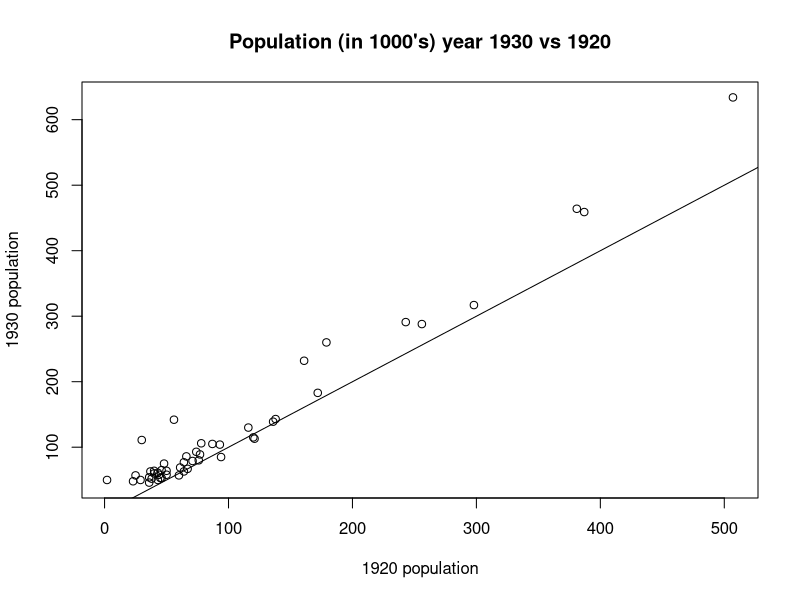
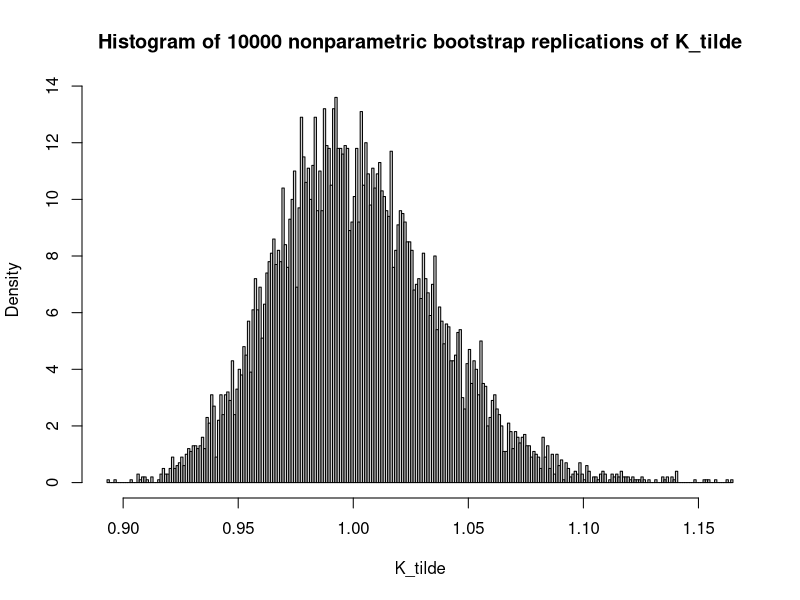
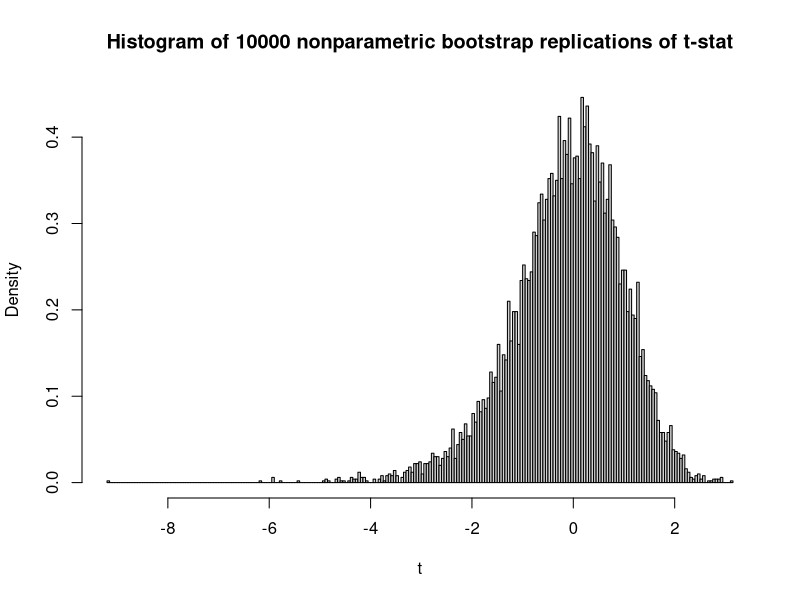

Source code (R) for these figures, in order:
## ---- chunk 1
knitr::opts_chunk$set(echo = TRUE)
## ---- chunk 2
library(boot)
## ---- chunk 3
str(bigcity)
## ---- chunk 4
plot(bigcity$u, bigcity$x, xlab="1920 population", ylab="1930 population", main="Population (in 1000's) year 1930 vs 1920") 
abline(0,1)
## ---- chunk 5
(theta_hat <- mean(bigcity$x)/mean(bigcity$u))
## ---- chunk 6
stat <- function(data, indices){
  
  d <- data[indices, ]
  k <- (mean(d$x)/mean(d$u)) - 0.239 
  
  return(k)
}

set.seed(1235) # seed for the RNG to ensure that you get exactly the same results as here
boot_p <- boot(data = bigcity, statistic = stat, R = 10000) 
## ---- chunk 7
hist(boot_p$t, breaks = 200, probability = T, xlab = "K_tilde", main = "Histogram of 10000 nonparametric bootstrap replications of K_tilde")
## ---- chunk 8
(p <- (1+sum(abs(boot_p$t) > abs(theta_hat)))/(10000+1))
## ---- chunk 9
#construct confidence intervals for the parameter estimate
meanratio <- function(data, indices){
  
  d <- data[indices, ]
  k <- (mean(d$x)/mean(d$u)) 
  
  return(k)
}

boot.out <- boot(bigcity, meanratio, 10000)
boot.ci(boot.out)
## ---- chunk 10
boot_p
## ---- chunk 11
z <- bigcity$x-bigcity$u
mean(z)
(z.tilde <- z - mean(z))
mean(z.tilde)
## ---- chunk 12
R = 10000
t.boot<-c(1:R)

for(b in 1:R){
  z.b <- sample(z.tilde, size = length(z), replace = TRUE)
  t.boot[b] <- t.test(z.b, mu = 0)$statistic
}

## ---- chunk 13
hist(t.boot, breaks=200, probability = T, xlab = "t", main = "Histogram of 10000 nonparametric bootstrap replications of t-stat")
## ---- chunk 14
(Pmc <- (1+sum(abs(t.boot) > abs(mean(z))))/(R+1)) 
